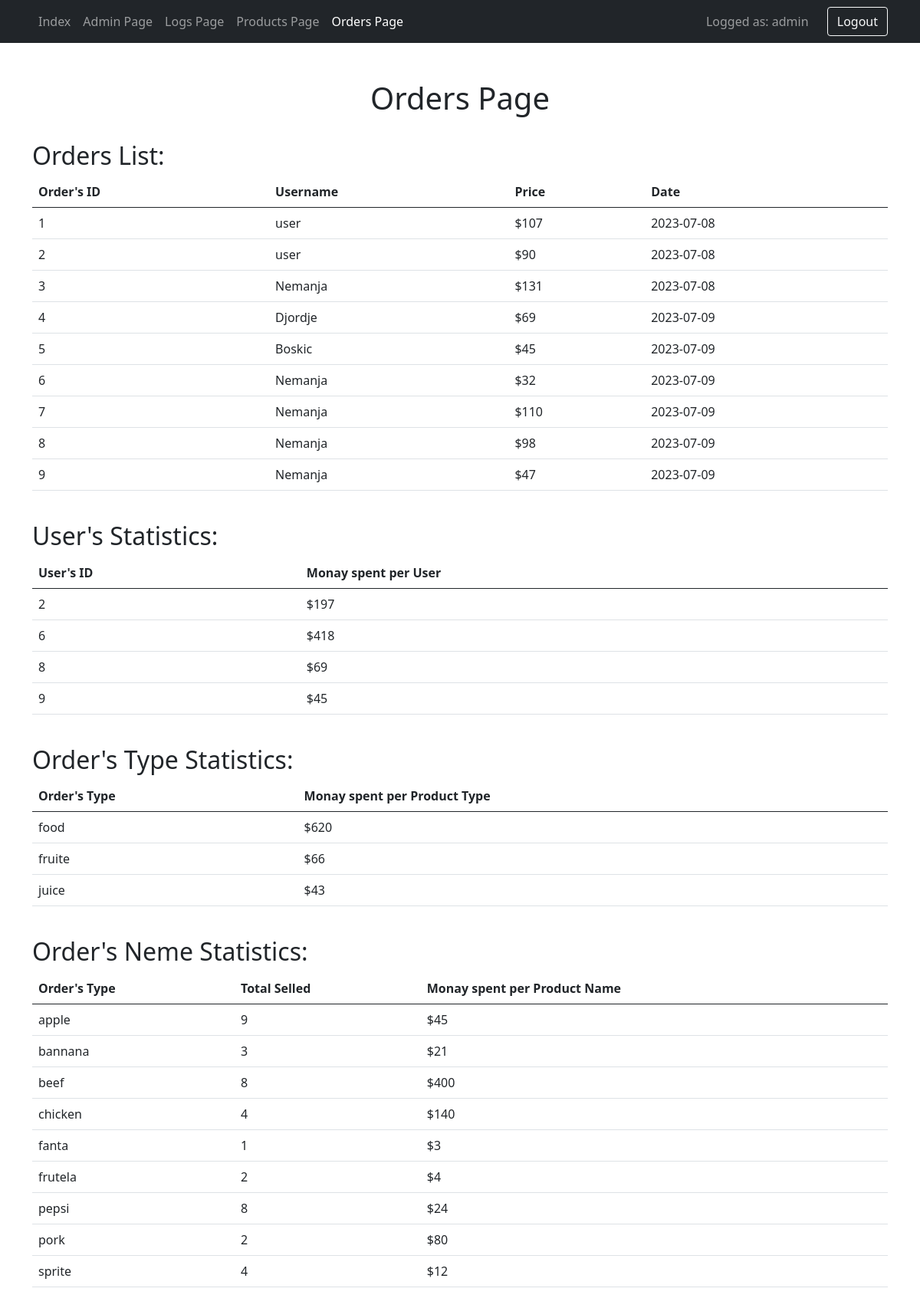
Screenshot of /orders.php (signed in) with the database file from the repository.
### tables this page shows
CREATE TABLE `orders` (
  `order_id` int(11) NOT NULL,
  `user_id` int(11) NOT NULL,
  `price` double NOT NULL,
  `time` date NOT NULL DEFAULT current_timestamp()
);

CREATE TABLE `users` (
  `id` int(11) NOT NULL,
  `username` varchar(50) NOT NULL,
  `password` varchar(50) NOT NULL,
  `role` varchar(50) NOT NULL
);

### Controller.php (called while the page is built, shortened)
<?php
require_once 'DbUsers.php';
require_once 'DbProducts.php';
class Controller {
    private DbProducts $productsDb;
    function __construct() {
        $this->productsDb = new DbProducts();
    }
    function getOrders() {
        return $this->productsDb->getDbOrders();
    }
    function getUsersStatistics(){
        return $this->productsDb->getDbUsersStatistics();
    }
    function getOrderTypesStatistics(){
        return $this->productsDb->getDbOrderTypesStatistics();
    }
    function getOrderNamesStatistics(){
        return $this->productsDb->getDbOrderNamesStatistics();
    }
}
?>

### DbProducts.php (called while the page is built, shortened)
<?php
require_once 'pdo.php';
class DbProducts {
    function getDbOrders() {
        global $pdo;
        $sql = 'SELECT
                o.order_id as order_id,
                u.username as username,
                o.price as price,
                o.time as time
                FROM users u
                LEFT JOIN orders o ON u.id = o.user_id';
        $statement = $pdo->prepare($sql);
        $statement->execute();
        return $statement->fetchAll(PDO::FETCH_ASSOC);
    }
    function getDbUsersStatistics() {
        global $pdo;
        $sql = 'SELECT user_id, SUM(price) as monay_spent FROM orders GROUP BY user_id';
        $statement = $pdo->prepare($sql);
        $statement->execute();
        return $statement->fetchAll(PDO::FETCH_ASSOC);
    }
    function getDbOrderTypesStatistics() {
        global $pdo;
        $sql = 'SELECT product_type, SUM(total_price_per_name) as total_price_per_type FROM
                (SELECT p.price as price, p.name as product_name, p.type as product_type,
                SUM(oi.quantity) as total_quantity_per_name,
                SUM(oi.quantity)*p.price as total_price_per_name
                FROM orders o
                LEFT JOIN order_items oi ON o.order_id = oi.order_id
                LEFT JOIN products p ON oi.product_id = p.id GROUP BY p.name) as table1 GROUP BY product_type';
        $statement = $pdo->prepare($sql);
        $statement->execute();
        return $statement->fetchAll(PDO::FETCH_ASSOC);
    }
    function getDbOrderNamesStatistics() {
        global $pdo;
        $sql = 'SELECT
            p.price as price,
            p.name as product_name,
            SUM(oi.quantity) as total_quantity
            FROM orders o
            LEFT JOIN order_items oi ON o.order_id = oi.order_id
            LEFT JOIN products p ON oi.product_id = p.id
            GROUP BY p.name';
        $statement = $pdo->prepare($sql);
        $statement->execute();
        return $statement->fetchAll(PDO::FETCH_ASSOC);
    }
}
?>

### orders.php (the view, shortened to what this page needs)
<?php
    require_once 'Controller.php';
    $controller = new Controller();
    if ($controller->isLogged()) {
        if ($controller->isUser()) {
            header('Location: index.php');
        } else {
            $orders = $controller->getOrders();
            $usersStatistics = $controller->getUsersStatistics();
            $orderTypesStatistics = $controller->getOrderTypesStatistics();
            $orderNamesStatistics = $controller->getOrderNamesStatistics();
        }
    } else {
        header('Location: login.php');
    }
?>
<!DOCTYPE html>
<html lang="en">
<head>
    <link href="https://cdn.jsdelivr.net/npm/bootstrap@5.0.2/dist/css/bootstrap.min.css" rel="stylesheet">
</head>
<body>
    <?php include 'navbar.php'; ?>
    <div class="container">
        <br><br>
        <h1 class="text-center">Orders Page</h1>
        <br>
        <h2>Orders List:</h2>
        <table class="table">
            <thead>
                <tr>
                    <th scope="col">Order's ID</th>
                    <th scope="col">Username</th>
                    <th scope="col">Price</th>
                    <th scope="col">Date</th>
                </tr>
            </thead>
            <tbody>
                <?php foreach($orders as $order) { ?>
                    <?php if(!empty($order['order_id'])){ ?>
                        <tr>
                            <td><?= $order['order_id']; ?></td>
                            <td><?= $order['username']; ?></td>
                            <td><?= '$' . $order['price']; ?></td>
                            <td><?= $order['time']; ?></td>
                        </tr>
                    <?php } ?>
                <?php } ?>
            </tbody>
        </table>
        <br>
        <h2>User's Statistics:</h2>
        <table class="table">
            <thead>
                <tr>
                    <th scope="col">User's ID</th>
                    <th scope="col">Monay spent per User</th>
                </tr>
            </thead>
            <tbody>
                <?php foreach($usersStatistics as $userStat) { ?>
                    <tr>
                        <td><?= $userStat['user_id']; ?></td>
                        <td><?= '$' . $userStat['monay_spent']; ?></td>
                    </tr>
                <?php } ?>
            </tbody>
        </table>
        <br>
        <h2>Order's Type Statistics:</h2>
        <table class="table">
            <thead>
                <tr>
                    <th scope="col">Order's Type</th>
                    <th scope="col">Monay spent per Product Type</th>
                </tr>
            </thead>
            <tbody>
                <?php foreach($orderTypesStatistics as $orderTypeStat) { ?>
                    <tr>
                        <td><?= $orderTypeStat['product_type']; ?></td>
                        <td><?= '$' . $orderTypeStat['total_price_per_type']; ?></td>
                    </tr>
                <?php } ?>
            </tbody>
        </table>
        <br>
        <h2>Order's Neme Statistics:</h2>
        <table class="table">
            <thead>
                <tr>
                    <th scope="col">Order's Type</th>
                    <th scope="col">Total Selled</th>
                    <th scope="col">Monay spent per Product Name</th>
                </tr>
            </thead>
            <tbody>
                <?php foreach($orderNamesStatistics as $orderNameStat) { ?>
                    <tr>
                        <td><?= $orderNameStat['product_name']; ?></td>
                        <td><?= $orderNameStat['total_quantity']; ?></td>
                        <td><?= '$' . ($orderNameStat['total_quantity']*$orderNameStat['price']); ?></td>
                    </tr>
                <?php } ?>
            </tbody>
        </table>
    </div>
    <br><br><br>
</body>
</html>

### rows the page displays
orders: order_id "1", user.username "user", price "107", time "2023-07-08"
orders: order_id "2", user.username "user", price "90", time "2023-07-08"
orders: order_id "3", user.username "Nemanja", price "131", time "2023-07-08"
orders: order_id "4", user.username "Djordje", price "69", time "2023-07-09"
orders: order_id "5", user.username "Boskic", price "45", time "2023-07-09"
orders: order_id "6", user.username "Nemanja", price "32", time "2023-07-09"
orders: order_id "7", user.username "Nemanja", price "110", time "2023-07-09"
orders: order_id "8", user.username "Nemanja", price "98", time "2023-07-09"
orders: order_id "9", user.username "Nemanja", price "47", time "2023-07-09"

### other values shown
$_SESSION['username'] "admin"
$userStat['user_id'] "2"
$userStat['monay_spent'] "197"
$userStat['user_id'] "6"
$userStat['monay_spent'] "418"
$userStat['user_id'] "8"
$userStat['monay_spent'] "69"
$userStat['user_id'] "9"
$userStat['monay_spent'] "45"
$orderTypeStat['product_type'] "food"
$orderTypeStat['total_price_per_type'] "620"
$orderTypeStat['product_type'] "fruite"
$orderTypeStat['total_price_per_type'] "66"
$orderTypeStat['product_type'] "juice"
$orderTypeStat['total_price_per_type'] "43"
